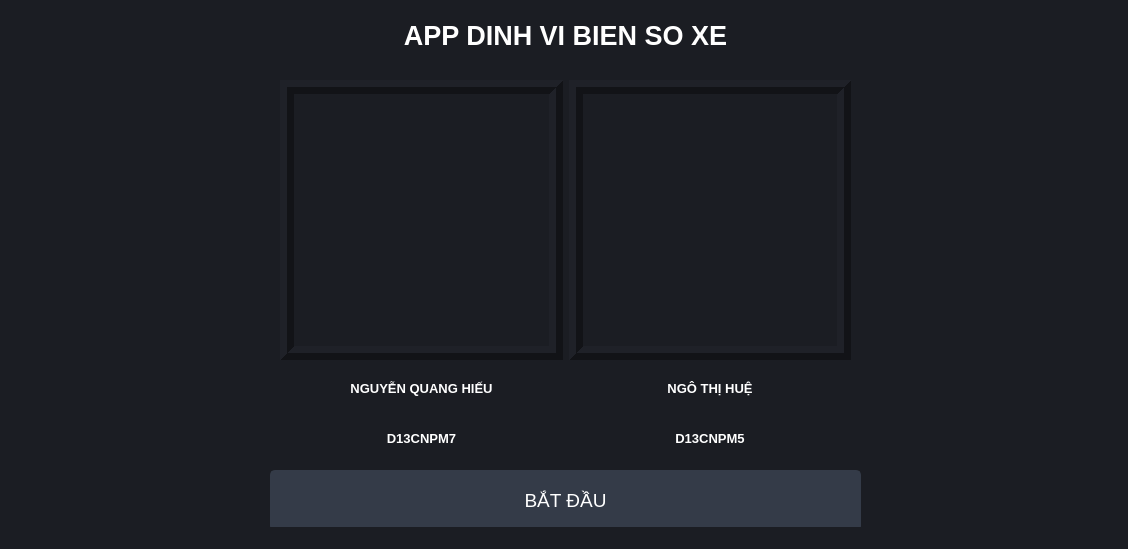
<?xml version="1.0" encoding="UTF-8"?>
<ui version="4.0">
 <class>MainWindow</class>
 <widget class="QMainWindow" name="MainWindow">
  <property name="geometry">
   <rect>
    <x>0</x>
    <y>0</y>
    <width>1128</width>
    <height>549</height>
   </rect>
  </property>
  <property name="windowTitle">
   <string>MainWindow</string>
  </property>
  <property name="styleSheet">
   <string notr="true">background-color: rgb(27, 29, 35); color:white</string>
  </property>
  <widget class="QWidget" name="centralwidget">
   <widget class="QPushButton" name="btnBatDau">
    <property name="geometry">
     <rect>
      <x>270</x>
      <y>470</y>
      <width>591</width>
      <height>61</height>
     </rect>
    </property>
    <property name="font">
     <font>
      <pointsize>14</pointsize>
     </font>
    </property>
    <property name="styleSheet">
     <string notr="true">QPushButton {
	border: 2px solid rgb(52, 59, 72);
	border-radius: 5px;	
	background-color: rgb(52, 59, 72);
}
QPushButton:hover {
	background-color: rgb(57, 65, 80);
	border: 2px solid rgb(61, 70, 86);
}
QPushButton:pressed {	
	background-color: rgb(35, 40, 49);
	border: 2px solid rgb(43, 50, 61);
}</string>
    </property>
    <property name="text">
     <string>BẮT ĐẦU</string>
    </property>
   </widget>
   <widget class="QLabel" name="labelBoxBlenderInstalation">
    <property name="geometry">
     <rect>
      <x>280</x>
      <y>20</y>
      <width>571</width>
      <height>31</height>
     </rect>
    </property>
    <property name="font">
     <font>
      <family>Segoe UI</family>
      <pointsize>20</pointsize>
      <weight>75</weight>
      <bold>true</bold>
     </font>
    </property>
    <property name="styleSheet">
     <string notr="true"/>
    </property>
    <property name="text">
     <string>APP DINH VI BIEN SO XE</string>
    </property>
    <property name="alignment">
     <set>Qt::AlignCenter</set>
    </property>
   </widget>
   <widget class="QWidget" name="horizontalLayoutWidget">
    <property name="geometry">
     <rect>
      <x>280</x>
      <y>80</y>
      <width>571</width>
      <height>381</height>
     </rect>
    </property>
    <layout class="QHBoxLayout" name="horizontalLayout">
     <item>
      <layout class="QVBoxLayout" name="verticalLayout_2">
       <property name="sizeConstraint">
        <enum>QLayout::SetNoConstraint</enum>
       </property>
       <item>
        <widget class="QLabel" name="imgImageMode_2">
         <property name="sizePolicy">
          <sizepolicy hsizetype="Preferred" vsizetype="Preferred">
           <horstretch>0</horstretch>
           <verstretch>100</verstretch>
          </sizepolicy>
         </property>
         <property name="frameShape">
          <enum>QFrame::Box</enum>
         </property>
         <property name="frameShadow">
          <enum>QFrame::Raised</enum>
         </property>
         <property name="lineWidth">
          <number>7</number>
         </property>
         <property name="text">
          <string/>
         </property>
        </widget>
       </item>
       <item>
        <widget class="QLabel" name="labelBoxBlenderInstalation_7">
         <property name="sizePolicy">
          <sizepolicy hsizetype="Preferred" vsizetype="Preferred">
           <horstretch>0</horstretch>
           <verstretch>16</verstretch>
          </sizepolicy>
         </property>
         <property name="font">
          <font>
           <family>Segoe UI</family>
           <pointsize>10</pointsize>
           <weight>75</weight>
           <bold>true</bold>
          </font>
         </property>
         <property name="styleSheet">
          <string notr="true"/>
         </property>
         <property name="text">
          <string>NGUYỄN QUANG HIẾU</string>
         </property>
         <property name="alignment">
          <set>Qt::AlignCenter</set>
         </property>
        </widget>
       </item>
       <item>
        <widget class="QLabel" name="labelBoxBlenderInstalation_8">
         <property name="sizePolicy">
          <sizepolicy hsizetype="Preferred" vsizetype="Preferred">
           <horstretch>0</horstretch>
           <verstretch>16</verstretch>
          </sizepolicy>
         </property>
         <property name="font">
          <font>
           <family>Segoe UI</family>
           <pointsize>10</pointsize>
           <weight>75</weight>
           <bold>true</bold>
          </font>
         </property>
         <property name="styleSheet">
          <string notr="true"/>
         </property>
         <property name="text">
          <string>D13CNPM7</string>
         </property>
         <property name="alignment">
          <set>Qt::AlignCenter</set>
         </property>
        </widget>
       </item>
      </layout>
     </item>
     <item>
      <layout class="QVBoxLayout" name="verticalLayout">
       <property name="sizeConstraint">
        <enum>QLayout::SetNoConstraint</enum>
       </property>
       <item>
        <widget class="QLabel" name="imgImageMode">
         <property name="sizePolicy">
          <sizepolicy hsizetype="Preferred" vsizetype="Preferred">
           <horstretch>0</horstretch>
           <verstretch>100</verstretch>
          </sizepolicy>
         </property>
         <property name="frameShape">
          <enum>QFrame::Box</enum>
         </property>
         <property name="frameShadow">
          <enum>QFrame::Raised</enum>
         </property>
         <property name="lineWidth">
          <number>7</number>
         </property>
         <property name="text">
          <string/>
         </property>
        </widget>
       </item>
       <item>
        <widget class="QLabel" name="labelBoxBlenderInstalation_5">
         <property name="sizePolicy">
          <sizepolicy hsizetype="Preferred" vsizetype="Preferred">
           <horstretch>0</horstretch>
           <verstretch>16</verstretch>
          </sizepolicy>
         </property>
         <property name="font">
          <font>
           <family>Segoe UI</family>
           <pointsize>10</pointsize>
           <weight>75</weight>
           <bold>true</bold>
          </font>
         </property>
         <property name="styleSheet">
          <string notr="true"/>
         </property>
         <property name="text">
          <string>NGÔ THỊ HUỆ</string>
         </property>
         <property name="alignment">
          <set>Qt::AlignCenter</set>
         </property>
        </widget>
       </item>
       <item>
        <widget class="QLabel" name="labelBoxBlenderInstalation_6">
         <property name="sizePolicy">
          <sizepolicy hsizetype="Preferred" vsizetype="Preferred">
           <horstretch>0</horstretch>
           <verstretch>16</verstretch>
          </sizepolicy>
         </property>
         <property name="font">
          <font>
           <family>Segoe UI</family>
           <pointsize>10</pointsize>
           <weight>75</weight>
           <bold>true</bold>
          </font>
         </property>
         <property name="styleSheet">
          <string notr="true"/>
         </property>
         <property name="text">
          <string>D13CNPM5</string>
         </property>
         <property name="alignment">
          <set>Qt::AlignCenter</set>
         </property>
        </widget>
       </item>
      </layout>
     </item>
    </layout>
   </widget>
  </widget>
  <widget class="QStatusBar" name="statusbar"/>
 </widget>
 <resources/>
 <connections/>
</ui>
